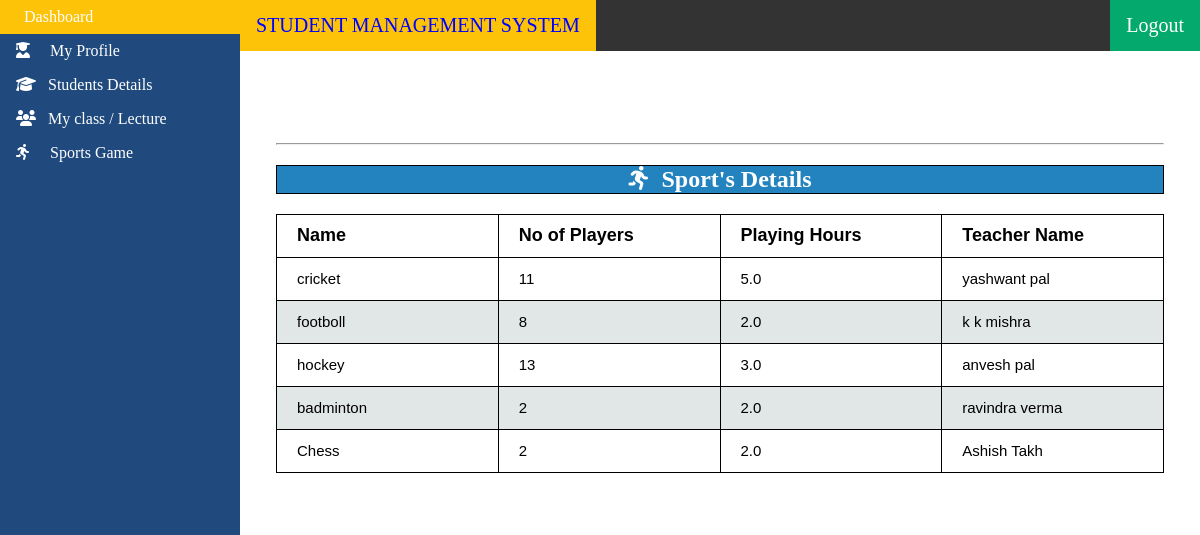
Page /Msports/ (signed in) on the committed database.
### testapp/models.py (models this page shows)
class Sports_game(models.Model):
    Name=models.CharField(max_length=20)
    No_of_Players=models.IntegerField()
    Playing_hours=models.FloatField()
    Teacher_name=models.CharField(max_length=20)

### testapp/views.py (the view)
# urls.py: url(r'^Msports/$',views.Manage_sports_view,name='Msports'),     #manage sports view
def Manage_sports_view(request):
    if request.user.is_authenticated and (request.user.is_superuser or request.user.is_headmaster or request.user.is_teacher or request.user.is_student):
        super=request.user.is_superuser
        head=request.user.is_headmaster
        teacher=request.user.is_teacher
        student=request.user.is_student
        sport_data=Sports_game.objects.all()
        return render(request,'testapp/admin_panel.html',{"sport_data":sport_data,'scount':scount,'tcount':tcount,'login':False,'super':super,'super_sports_view':super,'head_sports_view':head,'teacher_sports_view':teacher,'head':head,'teacher':teacher,'student_sports_view':student,'student':student})

### templates/testapp/admin_panel.html (shortened to what this page needs)
<!DOCTYPE html>
<html>
<head>
</head>
<body>
{%if teacher %}
      <ul>
        <li><a class="active" href="#home">&ensp;Dashboard</a></li>
          <li><a href="{% url 'teacher_profile' %}"><i class="fas fa-user-graduate"></i>&ensp;&ensp;&nbsp;My Profile</a>
        <li><a href="{% url 'Mstudent' %}"><i class="fas fa-graduation-cap"></i>&ensp; Students Details</a></li>
        <li><a href="{% url 'teacher_lecture' %}"><i class="fas fa-users"></i>&ensp;&nbsp;My class / Lecture</a></li>
          <li><a href="{% url 'Msports' %}"><i class="fas fa-running"></i>&emsp;&nbsp;Sports Game</a></li>
      </ul>
{%endif%}
<div class="divul">
       <a style="font-size:20px; color:blue;background-color: #fcc308;">STUDENT MANAGEMENT SYSTEM</a>
       {%if login%}
        <a class="active" href="{%url 'login'%}" style="float:right;font-size:20px;">Login</a>
        {%else%}
          <a class="active" href="{%url 'logout'%}" style="float:right;font-size:20px;">Logout</a>
        {%endif%}
</div>
<div style="margin-left:37%;padding-top:5%;">
</div>
<div class="table" style="margin-left:23%;margin-right:3%;"><hr>
{%if  super_sports_view or head_sports_view or teacher_sports_view or student_sports_view%}
      <h2 style="text-align:center;background-color:#2283bf;border:1px solid black;"><i class="fas fa-running"></i>&ensp;Sport's Details</h2>
            <table>
              <thead>
                <th>Name</th>
                <th>No of Players </th>
                <th>Playing Hours</th>
                <th>Teacher Name</th>
              </thead>
              {%for sports in sport_data%}
              <tr>
                <td>{{sports.Name}}</td>
                <td>{{sports.No_of_Players}}</td>
                <td> {{sports.Playing_hours}}</td>
                <td>{{sports.Teacher_name}}</td>
              </tr>
              {%endfor%}
            </table><br>
{%endif%}
</div>
</body>
</html>

### templates/testapp/admin_panel.html (style rules this page uses)
body { margin: 0; overflow: hidden; color:black; }
ul { list-style-type: none; margin: 0; padding: 0; width: 20%; background-color: #204a7d; position: fixed; height: 100%; overflow: auto; }
li a { display: block; color: white; padding: 8px 16px; text-decoration: none; }
li a.active,.divul a.active { background-color: #04AA6D; color: white; }
li a:hover:not(.active) ,button:hover,.divul a:hover, { background-color: #fcc308; color: white; }
.divul { margin-left: 20%; margin-top: 0; list-style-type: none; overflow: hidden; background-color: #333; }
.divul a { display: block; color: white; text-align: center; padding: 14px 16px; text-decoration: none;float: left; }
table { width:100%; border:1px solid black;table-layout: fixed; border-collapse: collapse; }
th { border: 1px solid black; font-size:18px; height:40px; font-family: Arial, Helvetica, sans-serif; width:50%;text-align: left; padding-left:20px; }
td { font-size:15px; width: 50%; text-align: left; font-family: Arial, Helvetica, sans-serif; border: 1px solid black; height:40px; padding-left:20px; }
tr:nth-child(even) { background-color:#e1e6e6; }
h2 { color: white; }

### rows in the picture
Sports_game: Name "cricket", No_of_Players "11", Playing_hours "5.0", Teacher_name "yashwant pal"
Sports_game: Name "footboll", No_of_Players "8", Playing_hours "2.0", Teacher_name "k k mishra"
Sports_game: Name "hockey", No_of_Players "13", Playing_hours "3.0", Teacher_name "anvesh pal"
Sports_game: Name "badminton", No_of_Players "2", Playing_hours "2.0", Teacher_name "ravindra verma"
Sports_game: Name "Chess", No_of_Players "2", Playing_hours "2.0", Teacher_name "Ashish Takh"
